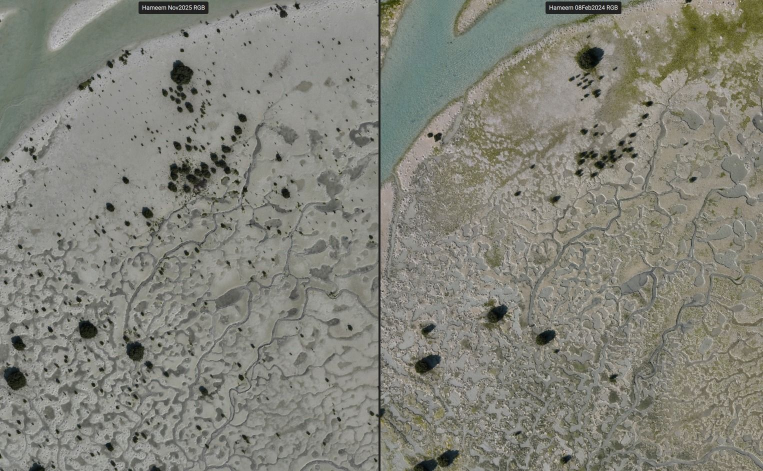
#> input picture aerial_mangrove_images/1776846410259.jfif, 1526 x 942 px (shown at 1/2 size); its folder holds only this picture in this run
$ python -i ingest.py   (imports and definitions only)
#> lines starting #> are read from the running program, lines starting #| are printed output that depends on the picture
"""
Real cropland data ingestion pipeline.

Two sources are supported:

1. Aerial imagery (JPG / JPEG / JFIF)
   ----------------------------------
   load_image_grid()       -- single image -> priority grid
   load_image_directory()  -- batch-load all images in a folder

   Channel options:
     'green'        -- raw green channel / 255  (best default for RGB aerials)
     'pseudo_ndvi'  -- (G - R) / (G + R + eps), normalised to [0, 1]
                      (approximates NDVI from RGB; separates green veg from soil)
     'grayscale'    -- perceptual luminance
     'red' / 'blue' -- raw single channels

   target_size controls the output grid resolution (e.g. 64 -> 64x64).
   For non-square images the longer axis is cropped to the shorter one
   (centre crop) before resizing, preserving square cells.

   invert=True flips the priority surface -- useful when bright = stressed crop
   rather than dense/healthy crop.

2. Winnipeg Cropland Dataset (tabular, not needed for image workflow)
   ------------------------------------------------------------------
   load_cropland_grid()    -- load WinnipegDataset.txt -> priority grid

   Crop -> priority mapping
   -----------------------
   Priority represents spray urgency / treatment value for that crop type.
   Defaults are agronomy-informed estimates; pass custom_priority_map to override.

       Canola   : 0.95  (high-value oil crop, sensitive to weed competition)
       Corn     : 0.90  (high-value, dense canopy needs full coverage)
       Soybeans : 0.85  (nitrogen-fixer, pest-sensitive)
       Wheat    : 0.80  (staple grain, broad acreage)
       Peas     : 0.75  (legume, shorter season)
       Oats     : 0.65  (lower value, hardier)
       Broadleaf: 0.55  (mixed/weed-prone areas, lowest priority)

   Grid reconstruction
   -------------------
   The dataset has no explicit XY pixel coordinates. Pixels are in raster order
   (row 0 left-to-right, then row 1, etc.). To reconstruct the 2D grid you must
   know the number of columns in the original raster.

       load_cropland_grid(..., ncols=571)        # specify directly
       load_cropland_grid(..., tile_size=64)     # take a square tile, infer ncols

   If ncols is None and the data is ~325,834 rows, the code defaults to
   sqrt(n_pixels) rounded to the nearest integer as a best guess.
"""

from __future__ import annotations

import math
from pathlib import Path
from typing import Dict, List, Optional, Tuple

import numpy as np
import pandas as pd


# ---------------------------------------------------------------------------
# Aerial image ingestion
# ---------------------------------------------------------------------------

_IMAGE_EXTENSIONS = {'.jpg', '.jpeg', '.jfif', '.png', '.tif', '.tiff'}


def load_image_grid(
    path: str,
    target_size: int = 64,
    channel: str = 'green',
    invert: bool = False,
) -> Tuple[List[List[float]], Dict]:
    """
    Load an aerial cropland image and return a 2D priority grid.

    The image is centre-cropped to a square (to preserve aspect ratio of
    individual cells), then downsampled to (target_size x target_size).
    The chosen channel is extracted and normalised to [0, 1].

    Args:
        path        : Path to the image file (JPG / JPEG / JFIF / PNG / TIFF).
        target_size : Output grid dimension in cells (both rows and cols).
                      64 -> 64x64 grid, 128 -> 128x128, etc.
        channel     : Pixel->priority mapping strategy.
                        'green'       -- green channel / 255
                        'pseudo_ndvi' -- (G-R)/(G+R+eps), normalised to [0,1]
                        'grayscale'   -- perceptual luminance (0.299R+0.587G+0.114B)
                        'red'         -- red channel / 255
                        'blue'        -- blue channel / 255
        invert      : If True, flip the priority surface (1 - p).
                      Use when bright pixels = low-priority (e.g. bare soil,
                      dry zones) rather than dense/healthy vegetation.

    Returns:
        (grid, meta) where:
            grid : List[List[float]] -- 2D priority grid, values in [0, 1].
            meta : dict with keys:
                     nrows, ncols    -- output grid dimensions (both = target_size)
                     source_size     -- (width, height) of the original image
                     crop_box        -- (left, top, right, bottom) square crop applied
                     channel         -- channel strategy used
                     invert          -- whether the surface was inverted
                     mean_priority   -- mean of the output grid
                     path            -- source file path
    """
#> called with target_size = 64, channel = 'green', invert = False
    try:
        from PIL import Image
    except ImportError:
        raise ImportError("Pillow is required: pip install pillow")

    filepath = Path(path)
    if not filepath.exists():
        raise FileNotFoundError(f"Image not found: {filepath}")

    img = Image.open(filepath).convert('RGB')
#> img is the input picture: PIL image 1526x942 RGB; mean R, G, B 130.4, 130.5, 120.9
    orig_w, orig_h = img.size
#> orig_w = 1526; orig_h = 942

    # --- Centre-crop to square ---
    side = min(orig_w, orig_h)
#> side = 942
    left   = (orig_w - side) // 2
#> left = 292
    top    = (orig_h - side) // 2
#> top = 0
    right  = left + side
#> right = 1234
    bottom = top + side
#> bottom = 942
    img = img.crop((left, top, right, bottom))
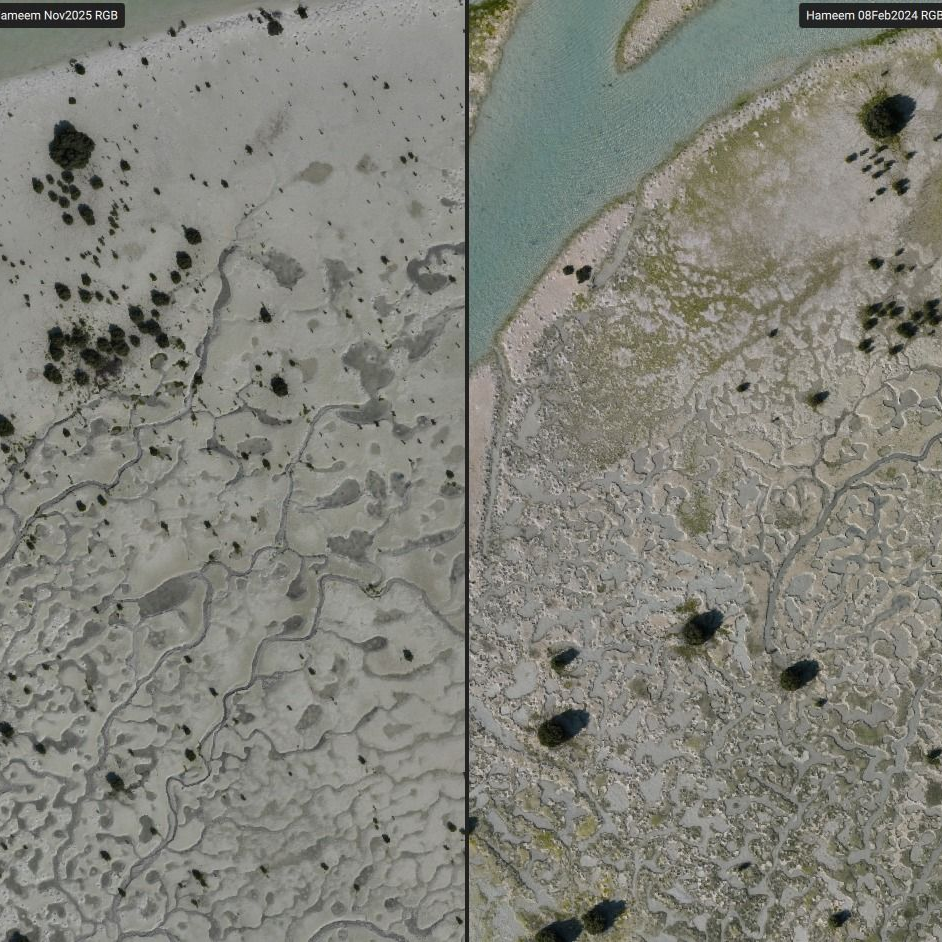
#> img: PIL image 942x942 RGB; mean R, G, B 129.6, 130.1, 121.7

    # --- Resize to target_size x target_size ---
    img = img.resize((target_size, target_size), Image.LANCZOS)
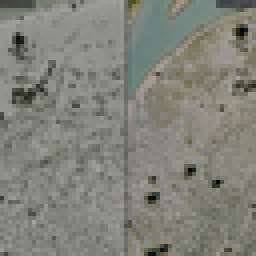
#> img: PIL image 64x64 RGB (shown 4 times larger); mean R, G, B 129.6, 130.1, 121.7

    # --- Extract chosen channel ---
    arr = np.array(img, dtype=np.float32)   # shape (H, W, 3)
    R, G, B = arr[:, :, 0], arr[:, :, 1], arr[:, :, 2]
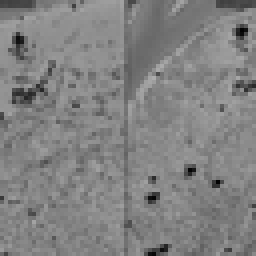
#> R: shape (64, 64) float32 (shown 4 times larger); min 3, max 172, mean 129.6
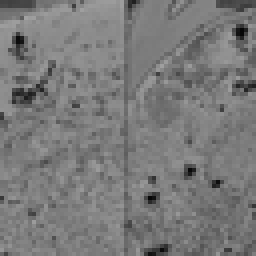
#> B: shape (64, 64) float32 (shown 4 times larger); min 6, max 162, mean 121.7

    if channel == 'green':
        raw = G / 255.0
    elif channel == 'pseudo_ndvi':
        raw = (G - R) / (G + R + 1e-6)
        # raw is in [-1, 1]; normalise to [0, 1]
        raw = (raw + 1.0) / 2.0
    elif channel == 'grayscale':
        raw = (0.299 * R + 0.587 * G + 0.114 * B) / 255.0
    elif channel == 'red':
        raw = R / 255.0
    elif channel == 'blue':
        raw = B / 255.0
    else:
        raise ValueError(f"Unknown channel '{channel}'. "
                         "Choose: 'green', 'pseudo_ndvi', 'grayscale', 'red', 'blue'")

    # --- Normalise to [0, 1] (stretch contrast) ---
    lo, hi = raw.min(), raw.max()
#> lo = 0.0314; hi = 0.639
    if hi > lo:
        raw = (raw - lo) / (hi - lo)
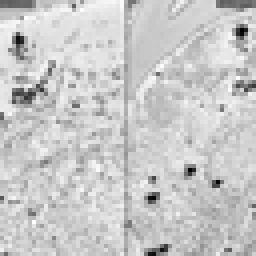
#> raw: shape (64, 64) float32 (shown 4 times larger); min 0, max 1, mean 0.788

    if invert:
        raw = 1.0 - raw

    grid = raw.tolist()
#> grid = 64 items

    meta = {
        'nrows'         : target_size,
        'ncols'         : target_size,
        'source_size'   : (orig_w, orig_h),
        'crop_box'      : (left, top, right, bottom),
        'channel'       : channel,
        'invert'        : invert,
        'mean_priority' : float(raw.mean()),
        'path'          : str(filepath),
        'name'          : filepath.stem,
    }
    return grid, meta


# [86 lines left out: functions load_image_directory, load_image_as_array, not called in this run]


# ---------------------------------------------------------------------------
# Crop type priority weights
# ---------------------------------------------------------------------------

DEFAULT_PRIORITY_MAP: Dict[int, float] = {
    1: 0.90,   # Corn
    2: 0.75,   # Peas
    3: 0.95,   # Canola
    4: 0.85,   # Soybeans
    5: 0.65,   # Oats
    6: 0.80,   # Wheat
    7: 0.55,   # Broadleaf
}

CROP_NAMES: Dict[int, str] = {
    1: "Corn",
    2: "Peas",
    3: "Canola",
    4: "Soybeans",
    5: "Oats",
    6: "Wheat",
    7: "Broadleaf",
}


# ---------------------------------------------------------------------------
# Main entry point
# ---------------------------------------------------------------------------

# [185 lines left out: functions load_cropland_grid, _detect_label_col, describe_grid, not called in this run]

>>> result = load_image_grid('../../aerial_mangrove_images/1776846410259.jfif')

$ run again, on aerial_mangrove_images/1776846410630.jfif
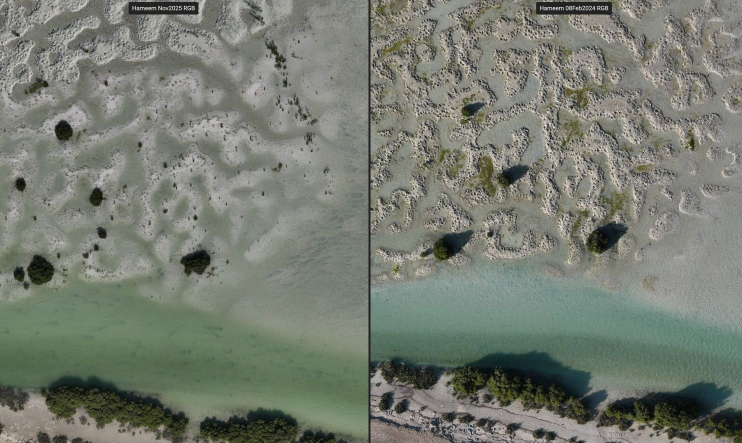
#> input picture aerial_mangrove_images/1776846410630.jfif, 1484 x 886 px (shown at 1/2 size)
#> in load_image_grid, img is the input picture: PIL image 1484x886 RGB; mean R, G, B 118.4, 123.7, 113.2
#> in load_image_grid, `R, G, B = arr[:, :, 0], arr[:, :, 1], arr[:, :, 2]`:
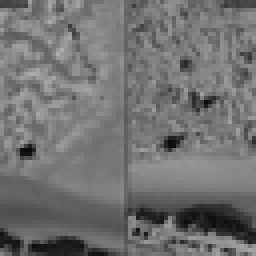
#> B: shape (64, 64) float32 (shown 4 times larger); min 7, max 174, mean 113.1
#> lo = 0.0549; hi = 0.682
#> in load_image_grid, `raw = (raw - lo) / (hi - lo)`:
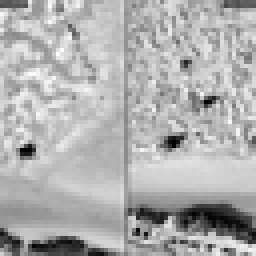
#> raw: shape (64, 64) float32 (shown 4 times larger); min 0, max 1, mean 0.687
#> grid = 64 items

$ run again, on aerial_mangrove_images/before.jpg
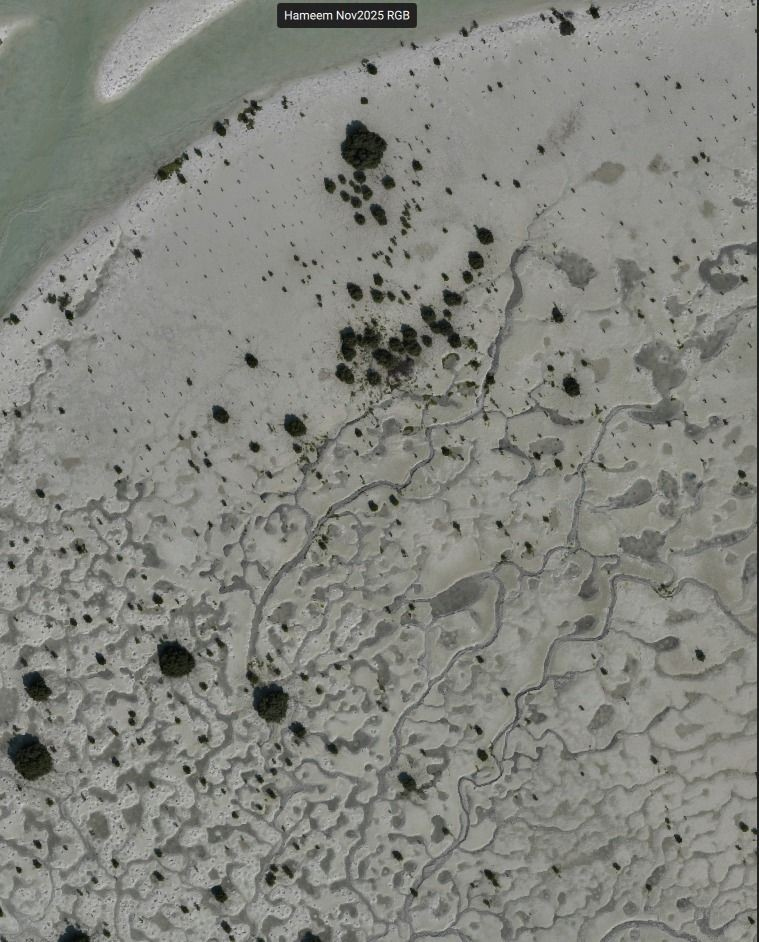
#> input picture aerial_mangrove_images/before.jpg, 759 x 942 px
#> in load_image_grid, img is the input picture: PIL image 759x942 RGB; mean R, G, B 130.8, 132.2, 125.8
#> in load_image_grid, `img = img.resize((target_size, target_size), Image.LANCZOS)`:
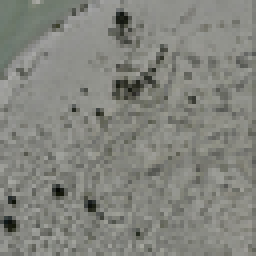
#> img: PIL image 64x64 RGB (shown 4 times larger); mean R, G, B 130.9, 132.2, 125.6
#> lo = 0.0235; hi = 0.655
#> in load_image_grid, `raw = (raw - lo) / (hi - lo)`:
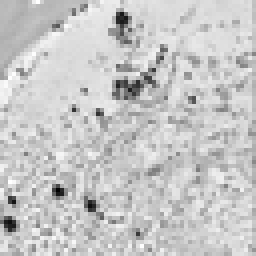
#> raw: shape (64, 64) float32 (shown 4 times larger); min 0, max 1, mean 0.784
#> grid = 64 items
